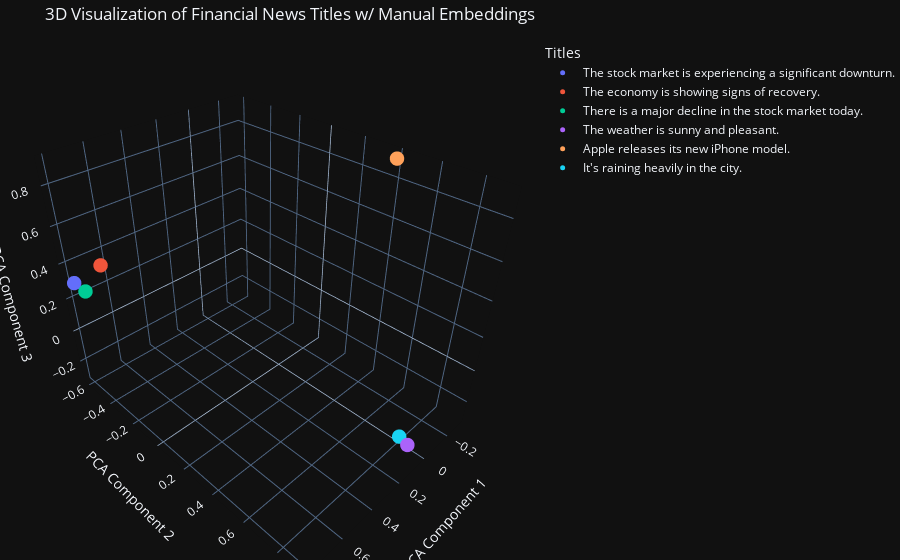

The code cell stored with this chart in its notebook:
### Code cell
# Plotting Script
import plotly.graph_objs as go
import plotly.express as px
import pandas as pd
from sklearn.decomposition import PCA

# Example embeddings and titles
embeddings = [
    [0.8, -0.6, 0.3],
    [0.7, -0.5, 0.4],
    [0.8, -0.5, 0.3],
    [0.1, 0.9, -0.2],
    [-0.3, 0.4, 0.9],
    [0.0, 0.8, -0.3]
]

titles = [
    "The stock market is experiencing a significant downturn.",
    "The economy is showing signs of recovery.",
    "There is a major decline in the stock market today.",
    "The weather is sunny and pleasant.",
    "Apple releases its new iPhone model.",
    "It's raining heavily in the city."
]

# Convert vectors to a DataFrame
data = {
    'Title': titles,
    'X': [vec[0] for vec in embeddings],
    'Y': [vec[1] for vec in embeddings],
    'Z': [vec[2] for vec in embeddings]
}

df = pd.DataFrame(data)

# Create a 3D scatter plot
fig = px.scatter_3d(df, x='X', y='Y', z='Z', color='Title')

# Update marker size and remove text labels
fig.update_traces(marker=dict(size=5), selector=dict(mode='markers'))

# Set the layout of the plot
fig.update_layout(
    scene=dict(
        xaxis_title='PCA Component 1',
        yaxis_title='PCA Component 2',
        zaxis_title='PCA Component 3'
    ),
    title='3D Visualization of Financial News Titles w/ Manual Embeddings',
    legend_title='Titles',
    margin=dict(l=0, r=0, b=0, t=40),
    template=theme 
)

fig.show()

### Figure 1 — Plotly figure (JSON) as saved in the notebook; plotly's stock layout.template omitted (floating-point values rounded to 4 significant figures)
{"data": [{"hovertemplate": "Title=The stock market is experiencing a significant downturn.<br>X=%{x}<br>Y=%{y}<br>Z=%{z}<extra></extra>", "legendgroup": "The stock market is experiencing a significant downturn.", "marker": {"color": "#636efa", "size": 5, "symbol": "circle"}, "mode": "markers", "name": "The stock market is experiencing a significant downturn.", "scene": "scene", "showlegend": true, "type": "scatter3d", "x": [0.8], "y": [-0.6], "z": [0.3]}, {"hovertemplate": "Title=The economy is showing signs of recovery.<br>X=%{x}<br>Y=%{y}<br>Z=%{z}<extra></extra>", "legendgroup": "The economy is showing signs of recovery.", "marker": {"color": "#EF553B", "size": 5, "symbol": "circle"}, "mode": "markers", "name": "The economy is showing signs of recovery.", "scene": "scene", "showlegend": true, "type": "scatter3d", "x": [0.7], "y": [-0.5], "z": [0.4]}, {"hovertemplate": "Title=There is a major decline in the stock market today.<br>X=%{x}<br>Y=%{y}<br>Z=%{z}<extra></extra>", "legendgroup": "There is a major decline in the stock market today.", "marker": {"color": "#00cc96", "size": 5, "symbol": "circle"}, "mode": "markers", "name": "There is a major decline in the stock market today.", "scene": "scene", "showlegend": true, "type": "scatter3d", "x": [0.8], "y": [-0.5], "z": [0.3]}, {"hovertemplate": "Title=The weather is sunny and pleasant.<br>X=%{x}<br>Y=%{y}<br>Z=%{z}<extra></extra>", "legendgroup": "The weather is sunny and pleasant.", "marker": {"color": "#ab63fa", "size": 5, "symbol": "circle"}, "mode": "markers", "name": "The weather is sunny and pleasant.", "scene": "scene", "showlegend": true, "type": "scatter3d", "x": [0.1], "y": [0.9], "z": [-0.2]}, {"hovertemplate": "Title=Apple releases its new iPhone model.<br>X=%{x}<br>Y=%{y}<br>Z=%{z}<extra></extra>", "legendgroup": "Apple releases its new iPhone model.", "marker": {"color": "#FFA15A", "size": 5, "symbol": "circle"}, "mode": "markers", "name": "Apple releases its new iPhone model.", "scene": "scene", "showlegend": true, "type": "scatter3d", "x": [-0.3], "y": [0.4], "z": [0.9]}, {"hovertemplate": "Title=It's raining heavily in the city.<br>X=%{x}<br>Y=%{y}<br>Z=%{z}<extra></extra>", "legendgroup": "It's raining heavily in the city.", "marker": {"color": "#19d3f3", "size": 5, "symbol": "circle"}, "mode": "markers", "name": "It's raining heavily in the city.", "scene": "scene", "showlegend": true, "type": "scatter3d", "x": [0], "y": [0.8], "z": [-0.3]}], "layout": {"legend": {"title": {"text": "Titles"}, "tracegroupgap": 0}, "margin": {"b": 0, "l": 0, "r": 0, "t": 40}, "scene": {"domain": {"x": [0, 1], "y": [0, 1]}, "xaxis": {"title": {"text": "PCA Component 1"}}, "yaxis": {"title": {"text": "PCA Component 2"}}, "zaxis": {"title": {"text": "PCA Component 3"}}}, "title": {"text": "3D Visualization of Financial News Titles w/ Manual Embeddings"}}}
